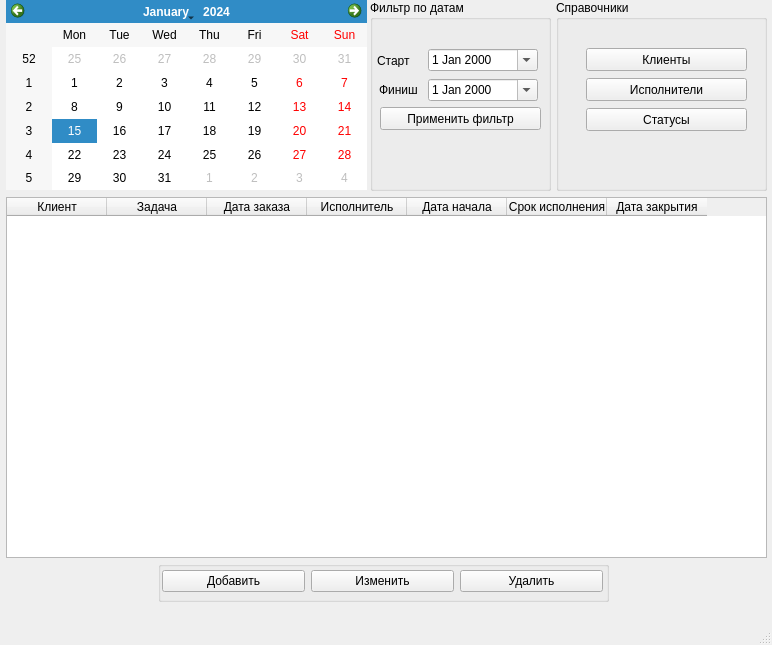
<?xml version="1.0" encoding="UTF-8"?>
<ui version="4.0">
 <class>MainWindow</class>
 <widget class="QMainWindow" name="MainWindow">
  <property name="geometry">
   <rect>
    <x>0</x>
    <y>0</y>
    <width>772</width>
    <height>645</height>
   </rect>
  </property>
  <property name="minimumSize">
   <size>
    <width>772</width>
    <height>645</height>
   </size>
  </property>
  <property name="maximumSize">
   <size>
    <width>772</width>
    <height>645</height>
   </size>
  </property>
  <property name="windowTitle">
   <string>Журнал задач</string>
  </property>
  <widget class="QWidget" name="centralwidget">
   <widget class="QCalendarWidget" name="calendarWidget">
    <property name="geometry">
     <rect>
      <x>6</x>
      <y>0</y>
      <width>361</width>
      <height>190</height>
     </rect>
    </property>
   </widget>
   <widget class="QTableWidget" name="tableWidget">
    <property name="geometry">
     <rect>
      <x>6</x>
      <y>197</y>
      <width>761</width>
      <height>361</height>
     </rect>
    </property>
    <column>
     <property name="text">
      <string>Клиент</string>
     </property>
    </column>
    <column>
     <property name="text">
      <string>Задача</string>
     </property>
    </column>
    <column>
     <property name="text">
      <string>Дата заказа</string>
     </property>
    </column>
    <column>
     <property name="text">
      <string>Исполнитель</string>
     </property>
    </column>
    <column>
     <property name="text">
      <string>Дата начала</string>
     </property>
    </column>
    <column>
     <property name="text">
      <string>Срок исполнения</string>
     </property>
    </column>
    <column>
     <property name="text">
      <string>Дата закрытия</string>
     </property>
    </column>
   </widget>
   <widget class="QGroupBox" name="dateGroupBox">
    <property name="geometry">
     <rect>
      <x>370</x>
      <y>0</y>
      <width>181</width>
      <height>191</height>
     </rect>
    </property>
    <property name="title">
     <string>Фильтр по датам</string>
    </property>
    <widget class="QDateEdit" name="dateEditIn">
     <property name="enabled">
      <bool>true</bool>
     </property>
     <property name="geometry">
      <rect>
       <x>58</x>
       <y>49</y>
       <width>110</width>
       <height>22</height>
      </rect>
     </property>
     <property name="calendarPopup">
      <bool>true</bool>
     </property>
    </widget>
    <widget class="QLabel" name="label">
     <property name="enabled">
      <bool>true</bool>
     </property>
     <property name="geometry">
      <rect>
       <x>7</x>
       <y>54</y>
       <width>47</width>
       <height>13</height>
      </rect>
     </property>
     <property name="text">
      <string>Старт</string>
     </property>
    </widget>
    <widget class="QDateEdit" name="dateEditOut">
     <property name="enabled">
      <bool>true</bool>
     </property>
     <property name="geometry">
      <rect>
       <x>58</x>
       <y>79</y>
       <width>110</width>
       <height>22</height>
      </rect>
     </property>
     <property name="calendarPopup">
      <bool>true</bool>
     </property>
    </widget>
    <widget class="QLabel" name="label_2">
     <property name="enabled">
      <bool>true</bool>
     </property>
     <property name="geometry">
      <rect>
       <x>9</x>
       <y>83</y>
       <width>47</width>
       <height>13</height>
      </rect>
     </property>
     <property name="text">
      <string>Финиш</string>
     </property>
    </widget>
    <widget class="QPushButton" name="filterButton">
     <property name="enabled">
      <bool>true</bool>
     </property>
     <property name="geometry">
      <rect>
       <x>10</x>
       <y>107</y>
       <width>161</width>
       <height>23</height>
      </rect>
     </property>
     <property name="text">
      <string>Применить фильтр</string>
     </property>
     <property name="icon">
      <iconset>
       <normaloff>../icons/filter48.png</normaloff>../icons/filter48.png</iconset>
     </property>
     <property name="flat">
      <bool>false</bool>
     </property>
    </widget>
   </widget>
   <widget class="QGroupBox" name="dbGroupBox">
    <property name="geometry">
     <rect>
      <x>158</x>
      <y>561</y>
      <width>451</width>
      <height>41</height>
     </rect>
    </property>
    <property name="title">
     <string/>
    </property>
    <widget class="QWidget" name="horizontalLayoutWidget">
     <property name="geometry">
      <rect>
       <x>4</x>
       <y>5</y>
       <width>441</width>
       <height>31</height>
      </rect>
     </property>
     <layout class="QHBoxLayout" name="horizontalLayout">
      <item>
       <widget class="QPushButton" name="addButton">
        <property name="text">
         <string>Добавить</string>
        </property>
        <property name="icon">
         <iconset>
          <normaloff>../icons/add48.png</normaloff>../icons/add48.png</iconset>
        </property>
       </widget>
      </item>
      <item>
       <widget class="QPushButton" name="editButton">
        <property name="text">
         <string>Изменить</string>
        </property>
        <property name="icon">
         <iconset>
          <normaloff>../icons/edit48.png</normaloff>../icons/edit48.png</iconset>
        </property>
       </widget>
      </item>
      <item>
       <widget class="QPushButton" name="delButton">
        <property name="text">
         <string>Удалить</string>
        </property>
        <property name="icon">
         <iconset>
          <normaloff>../icons/delete48.png</normaloff>../icons/delete48.png</iconset>
        </property>
       </widget>
      </item>
     </layout>
    </widget>
   </widget>
   <widget class="QGroupBox" name="quideGroupBox">
    <property name="geometry">
     <rect>
      <x>556</x>
      <y>0</y>
      <width>211</width>
      <height>191</height>
     </rect>
    </property>
    <property name="title">
     <string>Справочники</string>
    </property>
    <widget class="QPushButton" name="customerButton">
     <property name="geometry">
      <rect>
       <x>30</x>
       <y>48</y>
       <width>161</width>
       <height>23</height>
      </rect>
     </property>
     <property name="minimumSize">
      <size>
       <width>161</width>
       <height>0</height>
      </size>
     </property>
     <property name="text">
      <string>Клиенты</string>
     </property>
    </widget>
    <widget class="QPushButton" name="executorButton">
     <property name="geometry">
      <rect>
       <x>30</x>
       <y>78</y>
       <width>161</width>
       <height>23</height>
      </rect>
     </property>
     <property name="minimumSize">
      <size>
       <width>161</width>
       <height>0</height>
      </size>
     </property>
     <property name="text">
      <string>Исполнители</string>
     </property>
    </widget>
    <widget class="QPushButton" name="statusButton">
     <property name="geometry">
      <rect>
       <x>30</x>
       <y>108</y>
       <width>161</width>
       <height>23</height>
      </rect>
     </property>
     <property name="minimumSize">
      <size>
       <width>161</width>
       <height>0</height>
      </size>
     </property>
     <property name="text">
      <string>Статусы</string>
     </property>
    </widget>
   </widget>
  </widget>
  <widget class="QMenuBar" name="menubar">
   <property name="geometry">
    <rect>
     <x>0</x>
     <y>0</y>
     <width>772</width>
     <height>21</height>
    </rect>
   </property>
  </widget>
  <widget class="QStatusBar" name="statusbar"/>
 </widget>
 <resources/>
 <connections/>
</ui>
